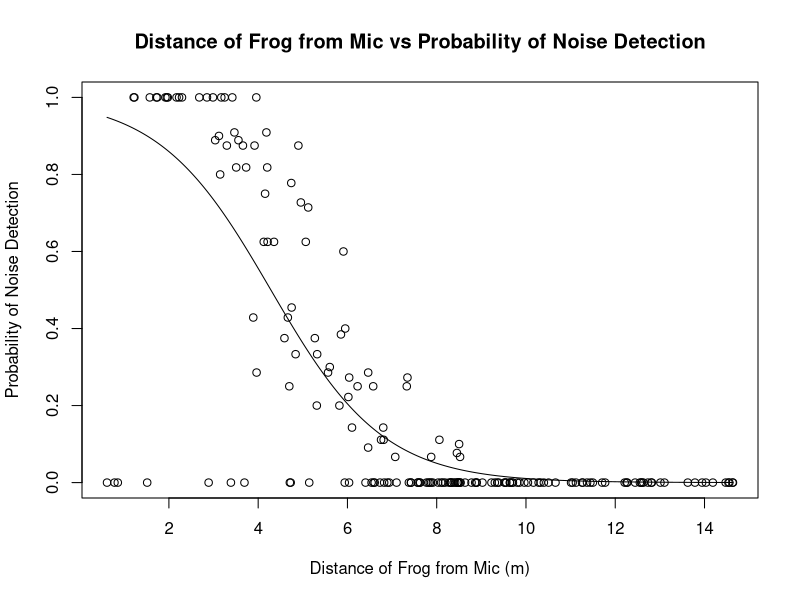
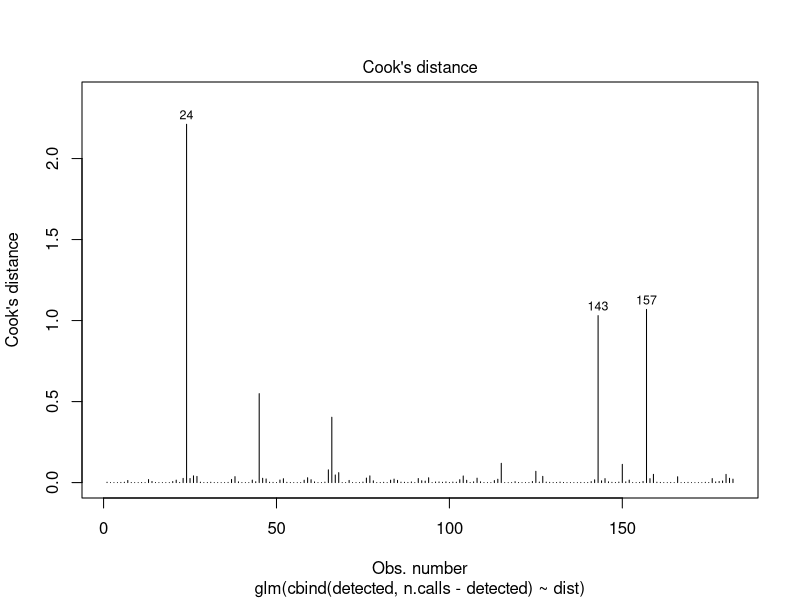
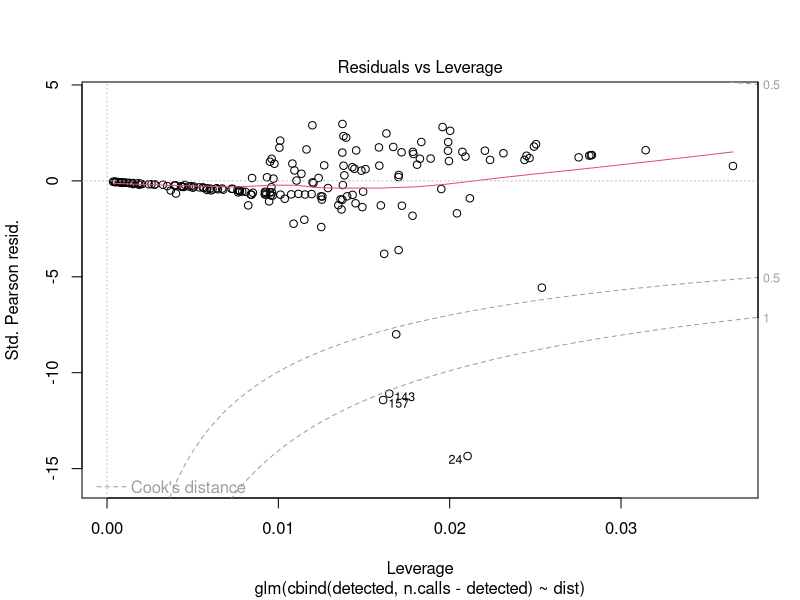

Reproduce these figures in R, in order.
## ---- chunk 1
setwd("/Users/tarineccleston/Documents/Masters/STATS 762/regression-for-DS/frog-noises")
library(tidyverse)
frog_df = read.csv("data/frogs.csv")

# find the absolute distance between the frog and each microphone
frog_df$dist = sqrt((abs(frog_df$mic.x - frog_df$animal.x)^2) + (abs(frog_df$mic.y - frog_df$animal.y)^2))
# get the probability of that particular microphone detected that particular frog
# based on the number of calls the frog makes and the detected amount from the mic
frog_df$prob = frog_df$detected / frog_df$n.calls



# fit model
frog_fit <- glm(cbind(detected, n.calls - detected) ~ dist, family = "binomial", data = frog_df)

summary(frog_fit)
xx <- seq(min(frog_df$dist), max(frog_df$dist), length.out = 1000)
yy <- predict(frog_fit, newdata = data.frame(dist = xx), type = "response")

{plot(prob ~ dist, main = "Distance of Frog from Mic vs Probability of Noise Detection", xlab = "Distance of Frog from Mic (m)", ylab = "Probability of Noise Detection", data = frog_df)   
lines(xx, yy)}
## ---- chunk 2
# plot Cook's Distance, std. pearson residual plot vs leverage plot to see high leverage and influential observations
{plot(frog_fit, which=4)
plot(frog_fit, which=5)}
## ---- chunk 3
mic_obs_24 = frog_df[24,]$mic.id 
mic_obs_143 = frog_df[143,]$mic.id 
mic_obs_157 = frog_df[157,]$mic.id

influential_mic_obs = cbind(mic_obs_24, mic_obs_143, mic_obs_157)
rownames(influential_mic_obs) = 'mic.id'
influential_mic_obs
## ---- chunk 4
mic_3 = frog_df %>%
  filter(mic.id == 3)
mic_3
